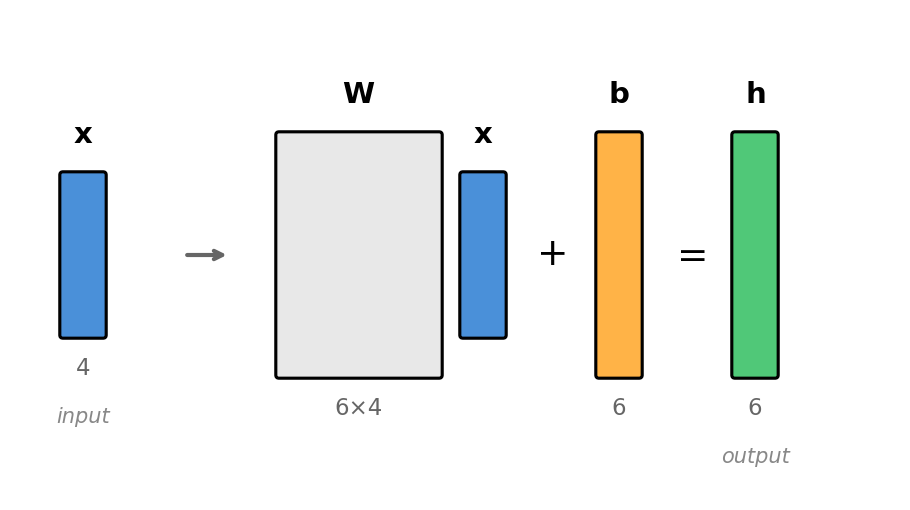

Generate this figure with Python:
"""
Create a visualization of a linear layer showing matrix shapes.
Shows: x (input) on left, then h = Wx + b
"""

import matplotlib.pyplot as plt
import matplotlib.patches as patches
import numpy as np

fig, ax = plt.subplots(figsize=(10, 3.5))

# Colors
input_color = '#4A90D9'
weight_color = '#E8E8E8'
output_color = '#50C878'
bias_color = '#FFB347'

# Dimensions (project UP: 4 -> 6)
d_in = 4   # input dimension
d_out = 6  # output dimension

# Scale for rectangles
scale = 0.25
y_center = 1.5

# Positions
pos = 0.3

# Draw input vector x alone on the left
x_width = scale
x_height = d_in * scale
rect_x = patches.FancyBboxPatch((pos, y_center - x_height/2), x_width, x_height,
                                  boxstyle="round,pad=0.02",
                                  facecolor=input_color, edgecolor='black', linewidth=1.5)
ax.add_patch(rect_x)
ax.text(pos + x_width/2, y_center + x_height/2 + 0.2, r'$\mathbf{x}$', ha='center', fontsize=14, fontweight='bold')
ax.text(pos + x_width/2, y_center - x_height/2 - 0.25, f'{d_in}', ha='center', fontsize=11, color='#666')
ax.text(pos + x_width/2, y_center - x_height/2 - 0.55, 'input', ha='center', fontsize=10, color='#888', style='italic')
pos += x_width + 0.5

# Arrow
ax.annotate('', xy=(pos + 0.3, y_center), xytext=(pos, y_center),
            arrowprops=dict(arrowstyle='->', color='#666', lw=2))
pos += 0.6

# Draw weight matrix W (d_out x d_in)
w_width = d_in * scale
w_height = d_out * scale
rect_w = patches.FancyBboxPatch((pos, y_center - w_height/2), w_width, w_height,
                                  boxstyle="round,pad=0.02",
                                  facecolor=weight_color, edgecolor='black', linewidth=1.5)
ax.add_patch(rect_w)
ax.text(pos + w_width/2, y_center + w_height/2 + 0.2, r'$\mathbf{W}$', ha='center', fontsize=14, fontweight='bold')
ax.text(pos + w_width/2, y_center - w_height/2 - 0.25, f'{d_out}×{d_in}', ha='center', fontsize=11, color='#666')
pos += w_width + 0.15

# Draw input vector x again (in the multiplication)
rect_x2 = patches.FancyBboxPatch((pos, y_center - x_height/2), x_width, x_height,
                                  boxstyle="round,pad=0.02",
                                  facecolor=input_color, edgecolor='black', linewidth=1.5)
ax.add_patch(rect_x2)
ax.text(pos + x_width/2, y_center + x_height/2 + 0.2, r'$\mathbf{x}$', ha='center', fontsize=14, fontweight='bold')
pos += x_width + 0.3

# Plus symbol
ax.text(pos, y_center, r'$+$', ha='center', va='center', fontsize=18)
pos += 0.3

# Draw bias vector b (d_out x 1)
b_width = scale
b_height = d_out * scale
rect_b = patches.FancyBboxPatch((pos, y_center - b_height/2), b_width, b_height,
                                  boxstyle="round,pad=0.02",
                                  facecolor=bias_color, edgecolor='black', linewidth=1.5)
ax.add_patch(rect_b)
ax.text(pos + b_width/2, y_center + b_height/2 + 0.2, r'$\mathbf{b}$', ha='center', fontsize=14, fontweight='bold')
ax.text(pos + b_width/2, y_center - b_height/2 - 0.25, f'{d_out}', ha='center', fontsize=11, color='#666')
pos += b_width + 0.3

# Equals symbol
ax.text(pos, y_center, r'$=$', ha='center', va='center', fontsize=18)
pos += 0.3

# Draw output vector h (d_out x 1)
h_width = scale
h_height = d_out * scale
rect_h = patches.FancyBboxPatch((pos, y_center - h_height/2), h_width, h_height,
                                  boxstyle="round,pad=0.02",
                                  facecolor=output_color, edgecolor='black', linewidth=1.5)
ax.add_patch(rect_h)
ax.text(pos + h_width/2, y_center + h_height/2 + 0.2, r'$\mathbf{h}$', ha='center', fontsize=14, fontweight='bold')
ax.text(pos + h_width/2, y_center - h_height/2 - 0.25, f'{d_out}', ha='center', fontsize=11, color='#666')
ax.text(pos + h_width/2, y_center - h_height/2 - 0.55, 'output', ha='center', fontsize=10, color='#888', style='italic')

# Styling
ax.set_xlim(0, 5.5)
ax.set_ylim(0, 3)
ax.set_aspect('equal')
ax.axis('off')

plt.tight_layout()
plt.savefig('/Users/smsharma/Projects/ds595-ai4science/slides/figures/05-neural-networks/linear_layer.png',
            dpi=150, bbox_inches='tight', facecolor='white')
print("Saved linear_layer.png")
